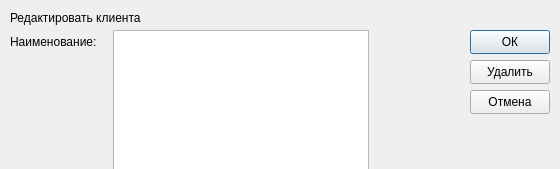
<?xml version="1.0" encoding="UTF-8"?>
<ui version="4.0">
 <class>DialogEditClientsManager</class>
 <widget class="QDialog" name="DialogEditClientsManager">
  <property name="geometry">
   <rect>
    <x>0</x>
    <y>0</y>
    <width>560</width>
    <height>169</height>
   </rect>
  </property>
  <property name="windowTitle">
   <string>Dialog</string>
  </property>
  <widget class="QWidget" name="formLayoutWidget">
   <property name="geometry">
    <rect>
     <x>10</x>
     <y>30</y>
     <width>451</width>
     <height>300</height>
    </rect>
   </property>
   <layout class="QFormLayout" name="formLayout">
    <property name="sizeConstraint">
     <enum>QLayout::SetFixedSize</enum>
    </property>
    <item row="0" column="0">
     <widget class="QLabel" name="label_2">
      <property name="text">
       <string>Наименование:</string>
      </property>
     </widget>
    </item>
    <item row="0" column="1">
     <widget class="QTextEdit" name="textEdit_name"/>
    </item>
    <item row="1" column="0">
     <widget class="QLabel" name="label_3">
      <property name="text">
       <string>Адрес:</string>
      </property>
     </widget>
    </item>
    <item row="1" column="1">
     <widget class="QTextEdit" name="textEdit_retail"/>
    </item>
    <item row="2" column="0">
     <widget class="QLabel" name="label_4">
      <property name="text">
       <string>Телефон:</string>
      </property>
     </widget>
    </item>
    <item row="2" column="1">
     <widget class="QTextEdit" name="textEdit_bulk"/>
    </item>
    <item row="3" column="0">
     <widget class="QLabel" name="label_5">
      <property name="text">
       <string>Контактное лицо:</string>
      </property>
     </widget>
    </item>
    <item row="3" column="1">
     <widget class="QTextEdit" name="textEdit_info"/>
    </item>
   </layout>
  </widget>
  <widget class="QLabel" name="label">
   <property name="geometry">
    <rect>
     <x>10</x>
     <y>10</y>
     <width>161</width>
     <height>16</height>
    </rect>
   </property>
   <property name="text">
    <string>Редактировать клиента</string>
   </property>
  </widget>
  <widget class="QPushButton" name="pushButton">
   <property name="geometry">
    <rect>
     <x>470</x>
     <y>30</y>
     <width>80</width>
     <height>24</height>
    </rect>
   </property>
   <property name="text">
    <string>ОК</string>
   </property>
  </widget>
  <widget class="QPushButton" name="pushButton_2">
   <property name="geometry">
    <rect>
     <x>470</x>
     <y>60</y>
     <width>80</width>
     <height>24</height>
    </rect>
   </property>
   <property name="text">
    <string>Удалить</string>
   </property>
  </widget>
  <widget class="QPushButton" name="pushButton_3">
   <property name="geometry">
    <rect>
     <x>470</x>
     <y>90</y>
     <width>80</width>
     <height>24</height>
    </rect>
   </property>
   <property name="text">
    <string>Отмена</string>
   </property>
  </widget>
 </widget>
 <resources/>
 <connections/>
</ui>
